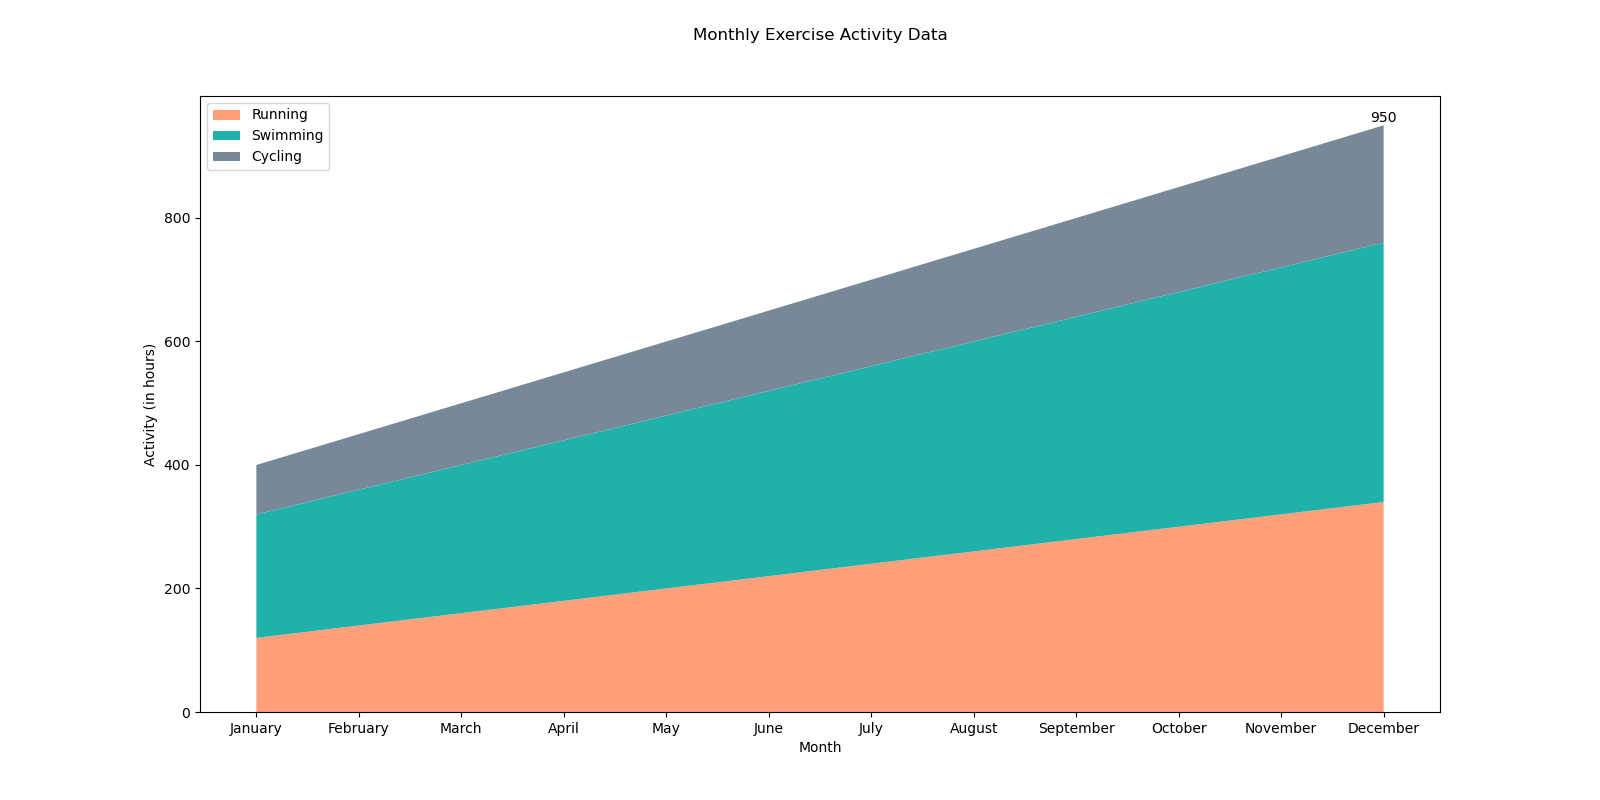

Source code (Python):

import matplotlib.pyplot as plt
import pandas as pd

data = {
    'Month': ['January', 'February', 'March', 'April', 'May', 'June',
              'July', 'August', 'September', 'October', 'November', 'December'],
    'Running': [120, 140, 160, 180, 200, 220, 240, 260, 280, 300, 320, 340],
    'Swimming': [200, 220, 240, 260, 280, 300, 320, 340, 360, 380, 400, 420],
    'Cycling': [80, 90, 100, 110, 120, 130, 140, 150, 160, 170, 180, 190]
}

df = pd.DataFrame(data)

plt.figure(figsize=(16, 8))

plt.stackplot(df['Month'],
              df['Running'], df['Swimming'], df['Cycling'],
              labels=['Running', 'Swimming', 'Cycling'],
              colors=['#FFA07A', '#20B2AA', '#778899'])

plt.title('Monthly Exercise Activity Data', pad=40)
plt.xlabel('Month')
plt.ylabel('Activity (in hours)')

plt.legend(loc='upper left')

for i, (mon, run, swim, cycle) in enumerate(zip(df['Month'], df['Running'], df['Swimming'], df['Cycling'])):
    if mon == 'December':
        plt.text(i, run + swim + cycle, f'{run + swim + cycle}', ha='center', va='bottom')

plt.show()
